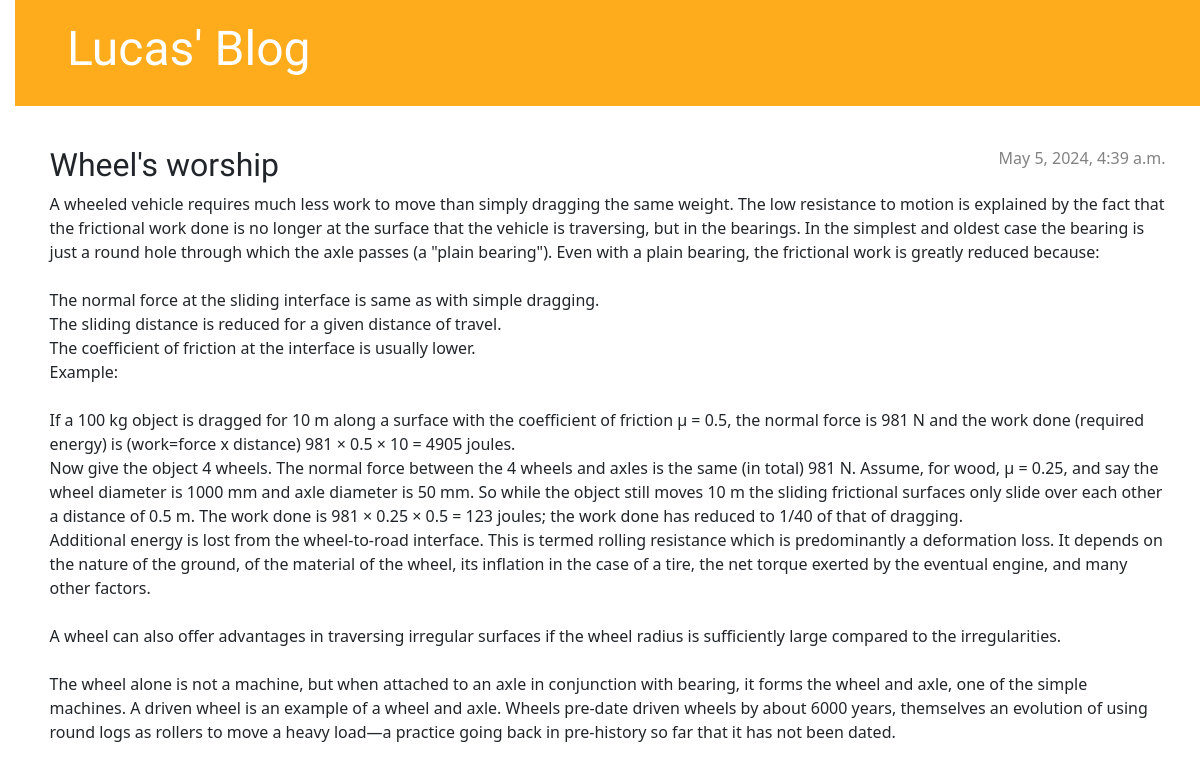
The page /post/6/ on the database as committed earlier.
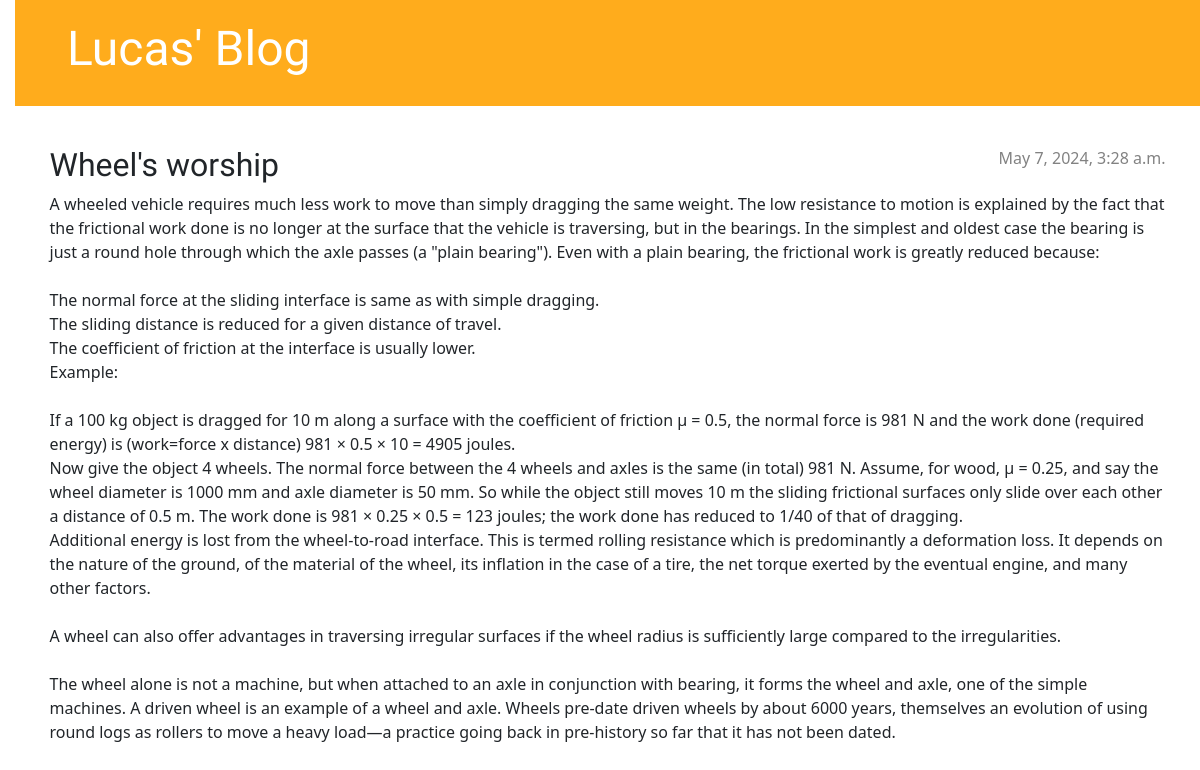
The same page on the database as committed later.
### blog/models.py (models this page shows, shortened)
class Post(models.Model):
    author = models.ForeignKey(settings.AUTH_USER_MODEL, on_delete=models.CASCADE)
    title = models.CharField(max_length=200)
    text = models.TextField()
    created_date = models.DateTimeField(default=timezone.now)
    published_date = models.DateTimeField(blank=True, null=True)

### blog/views.py (the view)
# urls.py: path('post/<int:pk>/', views.post_detail, name='post_detail'),
def post_detail(request, pk):
    post = get_object_or_404(Post, pk=pk)
    return render(request, 'blog/post_detail.html', {'post': post})

### blog/templates/blog/post_detail.html (shortened to what this page needs)
{% extends 'blog/base.html' %}
{% block content %}
    <article class="post">
        {% if post.published_date %}
            <time class="date">
                {{ post.published_date }}
            </time>
        {% endif %}
        <h2>{{ post.title }}</h2>
        <p>{{ post.text|linebreaksbr }}</p>
    </article>
{% endblock %}

### blog/templates/blog/base.html (shortened to what this page needs)
{% load static %}
<!DOCTYPE html>
<html>
    <head>
        <link rel="stylesheet" href="https://cdn.jsdelivr.net/npm/bootstrap@5.1.3/dist/css/bootstrap.min.css">
        <link rel="stylesheet" href="{% static 'css/blog.css' %}">
    </head>
    <body>
        <header class="page-header">
            <div class="container">
                <h1><a href="/">Lucas' Blog</a></h1>
            </div>
        </header>
        <main class="container">
            <div class="row">
                <div class="col">
                {% block content %}
                {% endblock %}
                </div>
            </div>
        </main>
    </body>
</html>

### blog/static/css/blog.css (style rules this page uses)
h1 a, h2 a { color: #FFAC1C; font-family: 'Lobster'; }
body { padding-left: 15px; }
.page-header { background-color: #FFAC1C; margin-top: 0; margin-bottom: 40px; padding: 20px 20px 20px 40px; }
.page-header h1, .page-header h1 a, .page-header h1 a:visited, .page-header h1 a:active { color: #ffffff; font-size: 36pt; text-decoration: none; }
h1, h2, h3, h4 { font-family: 'Lobster', cursive; }
.date { color: #828282; }
.post { margin-bottom: 70px; }
.post > .date, .post > .actions { float: right; }

Rows that differ between the two databases and show on the page:
changed Post "Wheel's worship": published_date "May 5, 2024, 4:39 a.m." → "May 7, 2024, 3:28 a.m."
